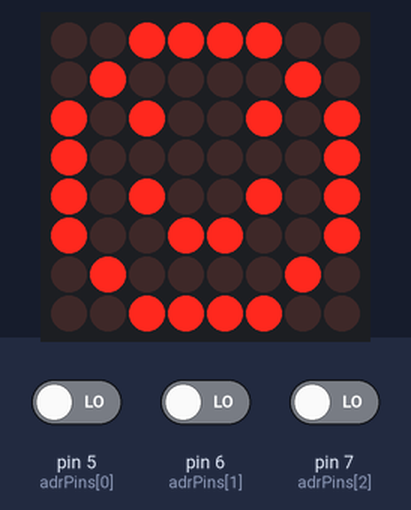
Bench run of a sketch on a simulated Arduino Uno, built with avr-gcc and run on an emulated ATmega328P. On the bench: 8×8 LED matrix. Inputs (shaded band) come from the test bench; at power-on: pin 5 (adrPins[0]) LOW, pin 6 (adrPins[1]) LOW, pin 7 (adrPins[2]) LOW. What the sketch prints to the serial monitor is not drawn.

Above: at 0.1 s.
At 0.6 s:
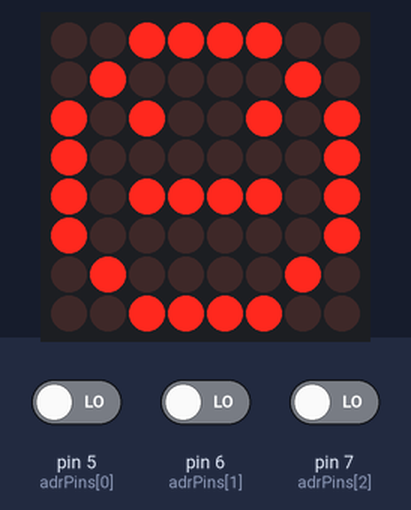
At 1.1 s:
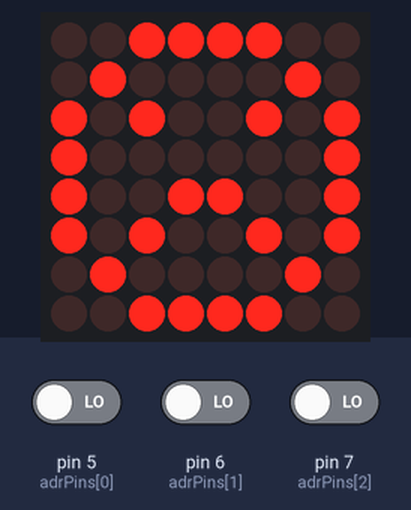

Measured:
- by itself, everything shown: repeats every 1.5 s, in 3 steps
- what the display in image 1 shows lasts 0.5 s, from 0.5 s to 1.0 s

The sketch:

testConnection.ino
```cpp
/**
 * Minimal working example of testing a connection with LED matrix
 * via I2C connection. This code is primarily used to test that constructed
 * neuron blocks work.
 */
#include <Wire.h>
#include "Adafruit_LEDBackpack.h"

Adafruit_8x8matrix matrix = Adafruit_8x8matrix();

/**
 * Since we have a maximum of 6 matrices, we only need a 3-bit address.
 * The address pins are detected by inputs on the Arduino. In the code
 * below, the adrPins[] define which pins are used to read the address.
 */
int adrLength = 3;
int adrPins[] = {5, 6, 7};
int adr[3];

void setup() {
  Serial.begin(9600);
  Serial.println("8x8 LED Matrix Test");

  // read the address inputs
  for (int i = 0; i < adrLength; i++) {
    pinMode(adrPins[i], INPUT);
  }

  // change this line below to the matrix address that was detected.
  matrix.begin(0x70);
}

// preset test images
static const uint8_t PROGMEM
  smile_bmp[] = {
    B00111100,
    B01000010,
    B10100101,
    B10000001,
    B10100101,
    B10011001,
    B01000010,
    B00111100
  },

  neutral_bmp[] = {
    B00111100,
    B01000010,
    B10100101,
    B10000001,
    B10111101,
    B10000001,
    B01000010,
    B00111100
  },

  frown_bmp[] = {
    B00111100,
    B01000010,
    B10100101,
    B10000001,
    B10011001,
    B10100101,
    B01000010,
    B00111100
  };

void loop() {
  // detect the hard-coded address for the LED matrix.
  int currAdr = 0;
  Serial.print("Detected Address: ");
  for (int i = 0; i < adrLength; i++) {
    if (digitalRead(adrPins[i]) == HIGH) {
      adr[i] = 1;
      currAdr += 1 << i;
    } else {
      adr[i] = 0;
    }
  }

  Serial.print(currAdr);
  Serial.print(" (");
  Serial.print(adr[2]);
  Serial.print(adr[1]);
  Serial.print(adr[0]);
  Serial.println(")");

  // Choose the appropriate matrix
  switch(currAdr) {
    case 0:
      matrix.begin(0x70);
      break;
    case 1:
      matrix.begin(0x71);
      break;
    case 2:
      matrix.begin(0x72);
      break;
    case 3:
      matrix.begin(0x73);
      break;
    case 4:
      matrix.begin(0x74);
      break;
    case 5:
      matrix.begin(0x75);
      break;
    case 6:
      matrix.begin(0x76);
      break;
    default:
      matrix.begin(0x70);
  }

  // display preset images on LED matrix
  matrix.clear();
  matrix.drawBitmap(0, 0, smile_bmp, 8, 8, LED_ON);
  matrix.writeDisplay();
  delay(500);

  matrix.clear();
  matrix.drawBitmap(0, 0, neutral_bmp, 8, 8, LED_ON);
  matrix.writeDisplay();
  delay(500);

  matrix.clear();
  matrix.drawBitmap(0, 0, frown_bmp, 8, 8, LED_ON);
  matrix.writeDisplay();
  delay(500);
}
```
